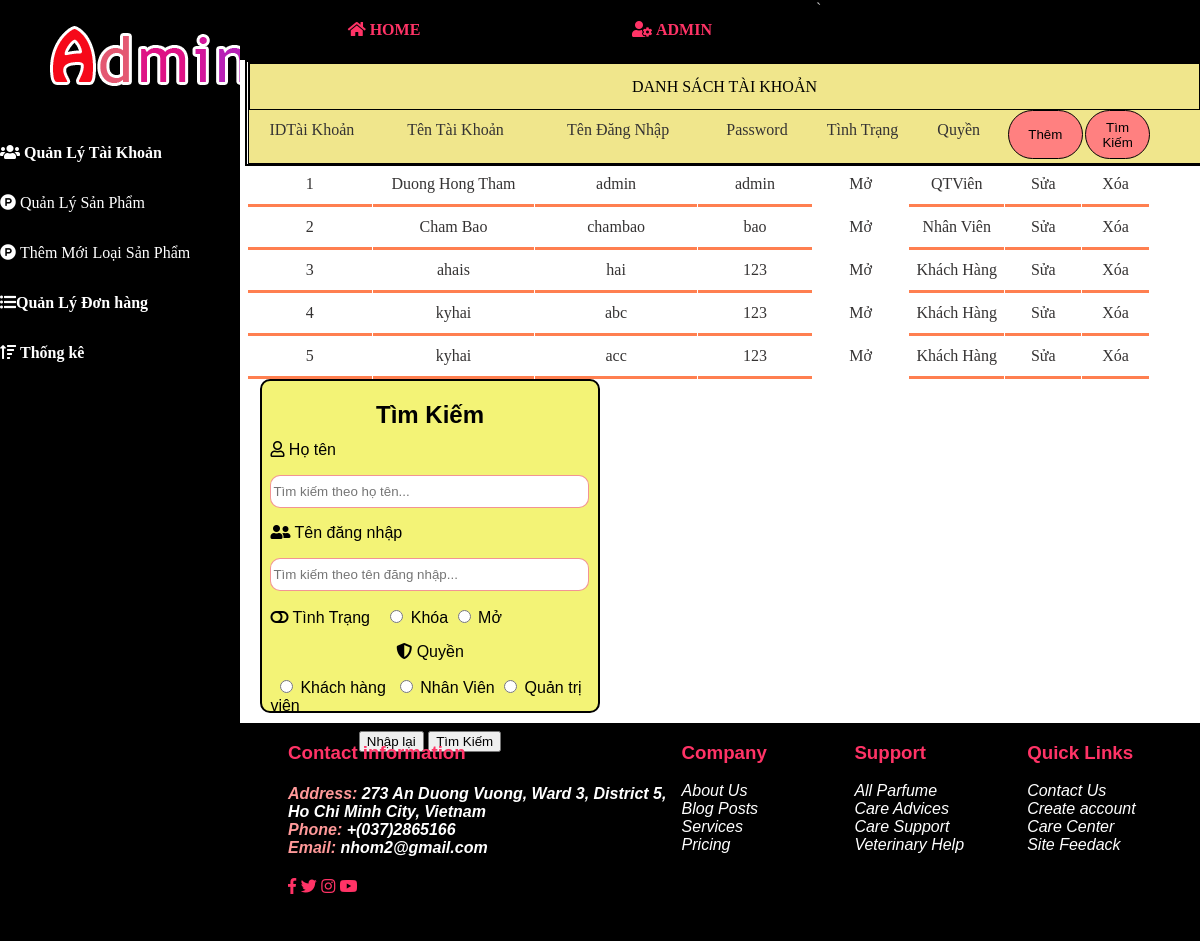
The app's page /nhom2/Admin/index.php?act=ttkh&nut=tim with its own data.
### tables this page shows
CREATE TABLE `khachhang` (
  `matk` int(50) NOT NULL,
  `Username` varchar(50) NOT NULL,
  `tenkh` varchar(50) NOT NULL,
  `Password` varchar(50) NOT NULL,
  `TinhTrang` varchar(20) NOT NULL,
  `Quyen` varchar(50) NOT NULL
);

### nhom2/Admin/infomation/thongtinkhachhang.php (the view, shortened to what this page needs)
<link rel="stylesheet" href="indexcss.css">
<?php
$conn=mysqli_connect("localhost","root","","trasua");
$sql="select * from khachhang";
$result=mysqli_query($conn,$sql);
echo "<div style='border: #000 2px solid;margin-left:5px'>
<div class='table1'><div style='height: 45px;text-align:center;line-height:45px;border: #000 1px solid;'>DANH SÁCH TÀI KHOẢN</div>
<div class='table_dep1'style='height:50px;width:13%'>IDTài Khoản</div>
<div class='table_dep2'style='height:50px;width:17%'>Tên Tài Khoản</div>
<div class='table_dep2'style='height:50px;width:17%'>Tên Đăng Nhập</div>
<div class='table_dep2'style='height:50px;width:12%'>Password</div>
<div class='table_dep3'style='height:50px;width:10%'>Tình Trạng</div>
<div class='table_dep3'style='height:50px;width:10%'>Quyền</div>
<div class='table_dep3'style='height:50px;width:8%'><a href='index.php?act=ttkh&nut=them'><button> Thêm</button></a></div>
<div class='table_dep3'style='height:50px;width:7%'><a href='index.php?act=ttkh&nut=tim'><button> Tìm Kiếm</button></a></div>
</div>";
while ($row = mysqli_fetch_array($result)) {
    echo "<div class='table_dep1'style='height:40px;width:13%;border-bottom-style: solid;border-bottom-color: coral;'>".$row[0]."</div>";
   echo "<div class='table_dep1'style='height:40px;width:17%;border-bottom-style: solid;border-bottom-color: coral;'>".$row[2]."</div>";
   echo "<div class='table_dep2'style='height:40px;width:17%;border-bottom-style: solid;border-bottom-color: coral;'>".$row[1]."</div>";
   echo "<div class='table_dep2'style='height:40px;width:12%;border-bottom-style: solid;border-bottom-color: coral;'>".$row[3]."</div>";
   if($row[4]==1)
       echo "<div class='table_dep3'style='height:40px;width:10%';border-bottom-style: solid;border-bottom-color: coral;><a href='index.php?act=ttkh&mo=".$row[0]."'> Mở </a></div>";
    else
        echo "<div class='table_dep3'style='height:40px;width:10%';border-bottom-style: solid;border-bottom-color: coral;><a href='index.php?act=ttkh&mo=".$row[0]."'> Khóa </a></div>";
    if($row[5]==1)
        echo "<div class='table_dep3'style='height:40px;width:10%;border-bottom-style: solid;border-bottom-color: coral;'>QTViên</div>";
    else if($row[5]==2)
        echo "<div class='table_dep3'style='height:40px;width:10%;border-bottom-style: solid;border-bottom-color: coral;'>Khách Hàng</div>";
        else
        echo "<div class='table_dep3'style='height:40px;width:10%;border-bottom-style: solid;border-bottom-color: coral;'>Nhân Viên</div>";
   echo "<div class='table_dep3'style='height:40px;width:8%;border-bottom-style: solid;border-bottom-color: coral;'><a href='index.php?act=ttkh&sua=".$row[0]."'> Sửa</a></div>";
   echo "<div class='table_dep3'style='height:40px;width:7%;border-bottom-style: solid;border-bottom-color: coral;'><a href='index.php?act=ttkh&xoa=".$row[0]."'onclick='return confirmDelete(this);'> Xóa</a></div>";
}
echo "</div>";
?>
<div style="height:auto;width:100%;">
    <?php
        if(isset($_GET['nut']))
        {
            if($_GET['nut']=="them")
                include('infomation/newuser.php');
            else {
                include('infomation/timuser.php');
            }
        }
    ?>
</div>

### nhom2/Admin/indexcss.css (style rules this page uses)
.table1 { width: 100%; height: 100px; margin-left: 1px; background-color: khaki; color: #000; border: #000 1px solid; }
.table_dep2 { float: left; color:rgb(53, 51, 51); line-height:40px; margin-left: 1px; text-align: center; }
.table_dep1 { float: left; color:rgb(53, 51, 51); line-height:40px; margin-left: 1px; text-align: center; }
.table_dep3 { float: left; color:rgb(53, 51, 51); text-align: center; line-height:40px; margin-left: 1px; }
.table_dep3 button { width:98%; background:#FF8080; height: 98%; border:solid 1px #000; color:#000; border-radius: 40px; }
a { text-decoration: none; color:rgb(53, 51, 51); }

### records on screen
khachhang: matk "1", tenkh "Duong Hong Tham", Username "admin", Password "admin", Quyen "QTViên"
khachhang: matk "2", tenkh "Cham Bao", Username "chambao", Password "bao", Quyen "Nhân Viên"
khachhang: matk "3", tenkh "ahais", Username "hai", Password "123", Quyen "Khách Hàng"
khachhang: matk "4", tenkh "kyhai", Username "abc", Password "123", Quyen "Khách Hàng"
khachhang: matk "5", tenkh "kyhai", Username "acc", Password "123", Quyen "Khách Hàng"
